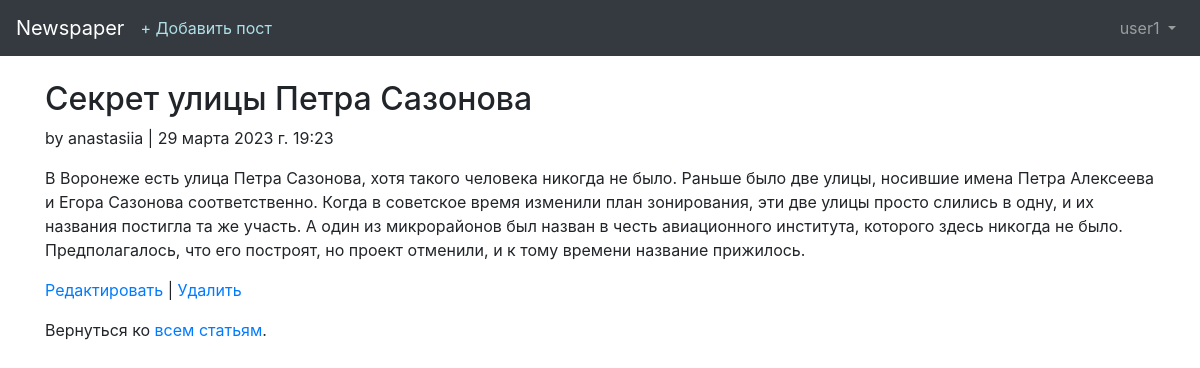
The page /articles/14/ (signed in) on the database its author committed.
### users/models.py (models this page shows)
class CustomUser(AbstractUser):
    age = models.PositiveIntegerField(default=0)

### articles/models.py (models this page shows, shortened)
class Article(models.Model):
    title = models.CharField(max_length=255)
    body = models.TextField()
    date = models.DateTimeField(auto_now_add=True)
    author = models.ForeignKey(
        settings.AUTH_USER_MODEL,
        on_delete=models.CASCADE,
    )

### articles/views.py (the view)
# urls.py: path('<int:pk>/',views.ArticleDetailView.as_view(), name='article_detail'),
class ArticleDetailView(LoginRequiredMixin, DetailView):
    model = models.Article
    template_name = 'article_detail.html'
    login_url = 'login'

### templates/article_detail.html
{% extends 'base.html' %}
{% block content %}
    <div class="article-entry">
        <h2>{{ object.title }}</h2>
        <p>by {{ object.author }} | {{ object.date }}</p>
        <p>{{ object.body }}</p>
    </div>
    <p>
        <a href="{% url 'article_edit' article.pk %}">Редактировать</a> | <a href="{% url 'article_delete' article.pk %}">Удалить</a>
    </p>
    <p>Вернуться ко <a href="{% url 'article_list' %}">всем статьям</a>.</p>
{% endblock content %}

### templates/base.html (shortened to what this page needs)
<!doctype html>
<html lang="en">
    <head>
        <link rel="stylesheet" href="https://maxcdn.bootstrapcdn.com/bootstrap/4.0.0/css/bootstrap.min.css">
    </head>
    <body>
        <nav class="navbar navbar-expand-md navbar-dark bg-dark mb-4">
            <a class="navbar-brand" href="{% url 'home' %}">Newspaper</a>
            {% if user.is_authenticated %}
            <ul class="navbar-nav mr-auto">
                <li class="nav-item"><a style="color: #B0E0E6" href="{% url 'article_new' %}">+ Добавить пост</a></li>
            </ul>
            {% endif %}
            <div class="collapse navbar-collapse" id="navbarCollapse">
                {% if user.is_authenticated %}
                <ul class="navbar-nav ml-auto">
                    <li class="nav-item">
                        <a class="nav-link dropdown-toggle" href="#" id="userMenu" data-toggle="dropdown" aria-haspopup="true" aria-expanded="false">
                            {{ user.username }}
                        </a>
                    </li>
                </ul>
                {% endif %}
            </div>
        </nav>
        <div class="container">
            {% block content %}
            {% endblock %}
        </div>
    </body>
</html>

### rows shown on the page
CustomUser: username "user1"
Article: title "Секрет улицы Петра Сазонова", author "anastasiia", date "29 марта 2023 г. 19:23", body "В Воронеже есть улица Петра Сазонова, хотя такого человека никогда не было. Раньше было две улицы, носившие имена Петра Алексеева и Егора Сазонова соответственно. Когда в советское время изменили план зонирования, эти две улицы просто слились в одну, и их названия постигла та же участь. А один из микрорайонов был назван в честь авиационного института, которого здесь никогда не было. Предполагалось, что его построят, но проект отменили, и к тому времени название прижилось."
